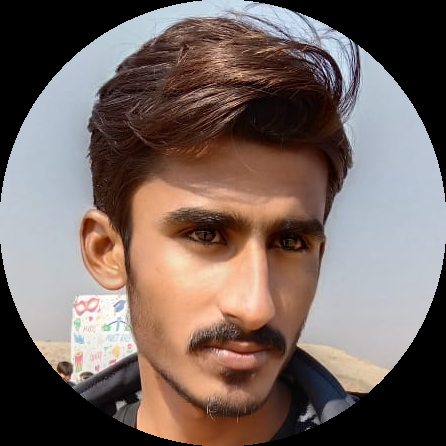
#> input picture 5.FaceDetection/face.png, 446 x 446 px
$ python staticopencv.py
#> lines starting #> are read from the running program, lines starting #| are printed output that depends on the picture
import cv2
import numpy as np
img=cv2.imread('face.png')
#> img is the input picture: shape (446, 446, 3); mean B, G, R 95.4, 101, 116.8
gray=cv2.cvtColor(img,cv2.COLOR_BGR2GRAY)
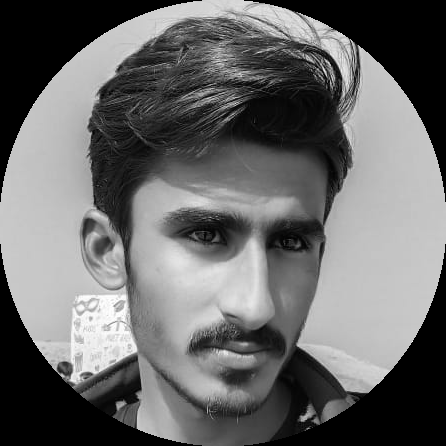
#> gray: shape (446, 446); min 0, max 255, mean 105.1

cascade=cv2.CascadeClassifier('haarcascade_frontalface_default.xml')

faces=cascade.detectMultiScale(gray,1.1,4)
#> faces = [[108, 133, 277, 277]]
print(faces)
#| [[108 133 277 277]]

for (x,y,w,h) in faces:
    cv2.rectangle(img,(x,y),(x+w,y+h),(255,0,0),5)
    cv2.imshow("Image",img)
    cv2.waitKey(0)
    cv2.destroyAllWindows()
#> this loop made 1 pass
#> pass 1, `cv2.imshow("Image",img)`:
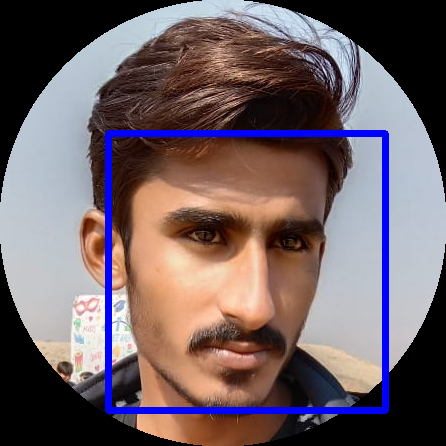
#> window 'Image': shape (446, 446, 3); mean B, G, R 101.6, 97.2, 112.3
